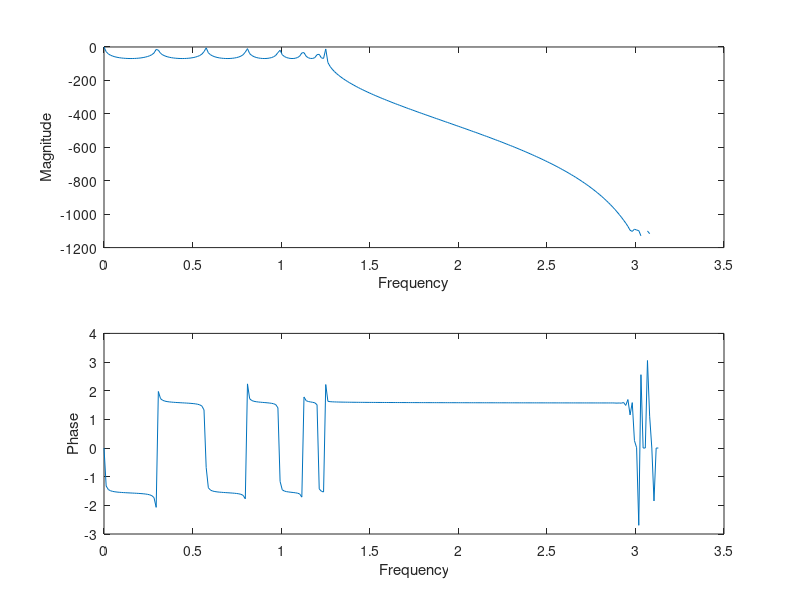

Recreate this plot in MATLAB.
% Implementation on a chebyshev high pass filter

clc;
clear all;
close all;

alphaP = 4;     % attenutaion in pass band
alphaS = 30;    % attenuation in stop band
fP = 400;       % pass band frequency
fS = 800;       % stop band frequency
FS = 2000;      % sampling frequency

% now declaring wP and wS

wP = ((2*3.14*(fP/FS))/3.14);   % need to balance the output for buttord
wS = ((2*3.14*(fS/FS))/3.14);   % function, by dividing the entire thing by pi

[n,Wc] = cheb1ord(wP,wS,alphaP,alphaS); % used to get the order of the
                                       % buterworth filter
disp('The order of the filter is');
disp(n);
disp('The cutoff frequency is');
disp(Wc);

[b,a] = cheby1(15,alphaS,Wc);
[H,W] = freqz(b,a,256);     % frequency response

Magnitude_resp = 20*log(abs(H)); % magnitude response
phase_resp = angle(H);              % phase response

subplot(2,1,1);
plot(W,Magnitude_resp);
xlabel('Frequency');
ylabel('Magnitude');

subplot(2,1,2);
plot(W,phase_resp);
xlabel('Frequency');
ylabel('Phase');


